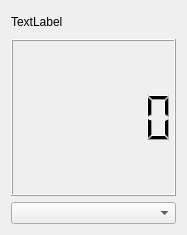
<?xml version="1.0" encoding="UTF-8"?>
<ui version="4.0">
 <class>DigitalBoardItem</class>
 <widget class="QWidget" name="DigitalBoardItem">
  <property name="geometry">
   <rect>
    <x>0</x>
    <y>0</y>
    <width>187</width>
    <height>235</height>
   </rect>
  </property>
  <property name="windowTitle">
   <string>Form</string>
  </property>
  <layout class="QGridLayout" name="gridLayout">
   <item row="0" column="0">
    <layout class="QVBoxLayout" name="verticalLayout">
     <item>
      <widget class="QLabel" name="label">
       <property name="maximumSize">
        <size>
         <width>177</width>
         <height>22</height>
        </size>
       </property>
       <property name="text">
        <string>TextLabel</string>
       </property>
      </widget>
     </item>
     <item>
      <widget class="QLCDNumber" name="lcdNumber">
       <property name="digitCount">
        <number>6</number>
       </property>
      </widget>
     </item>
     <item>
      <widget class="QComboBox" name="comboBox"/>
     </item>
    </layout>
   </item>
  </layout>
 </widget>
 <resources/>
 <connections/>
</ui>
